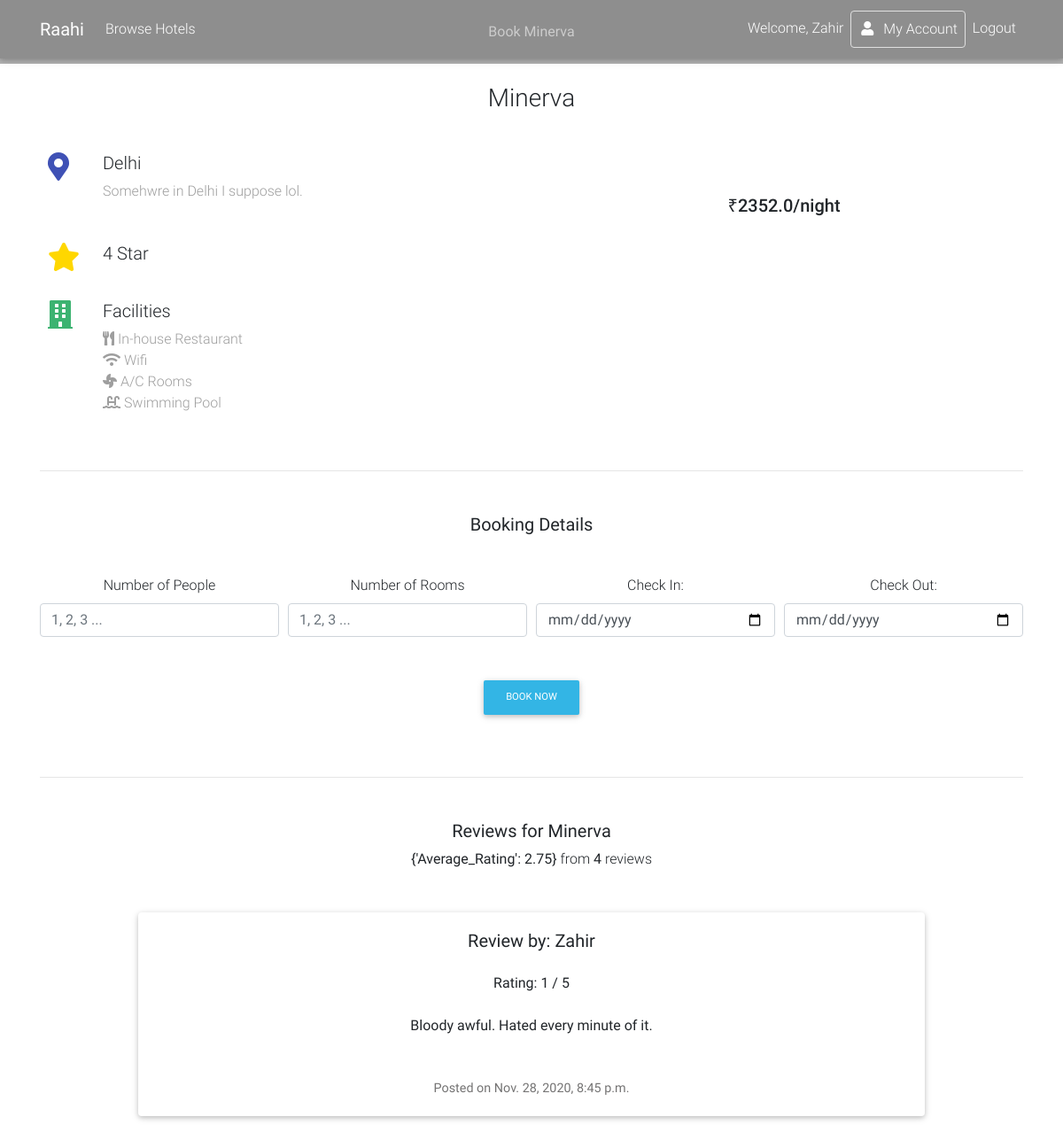
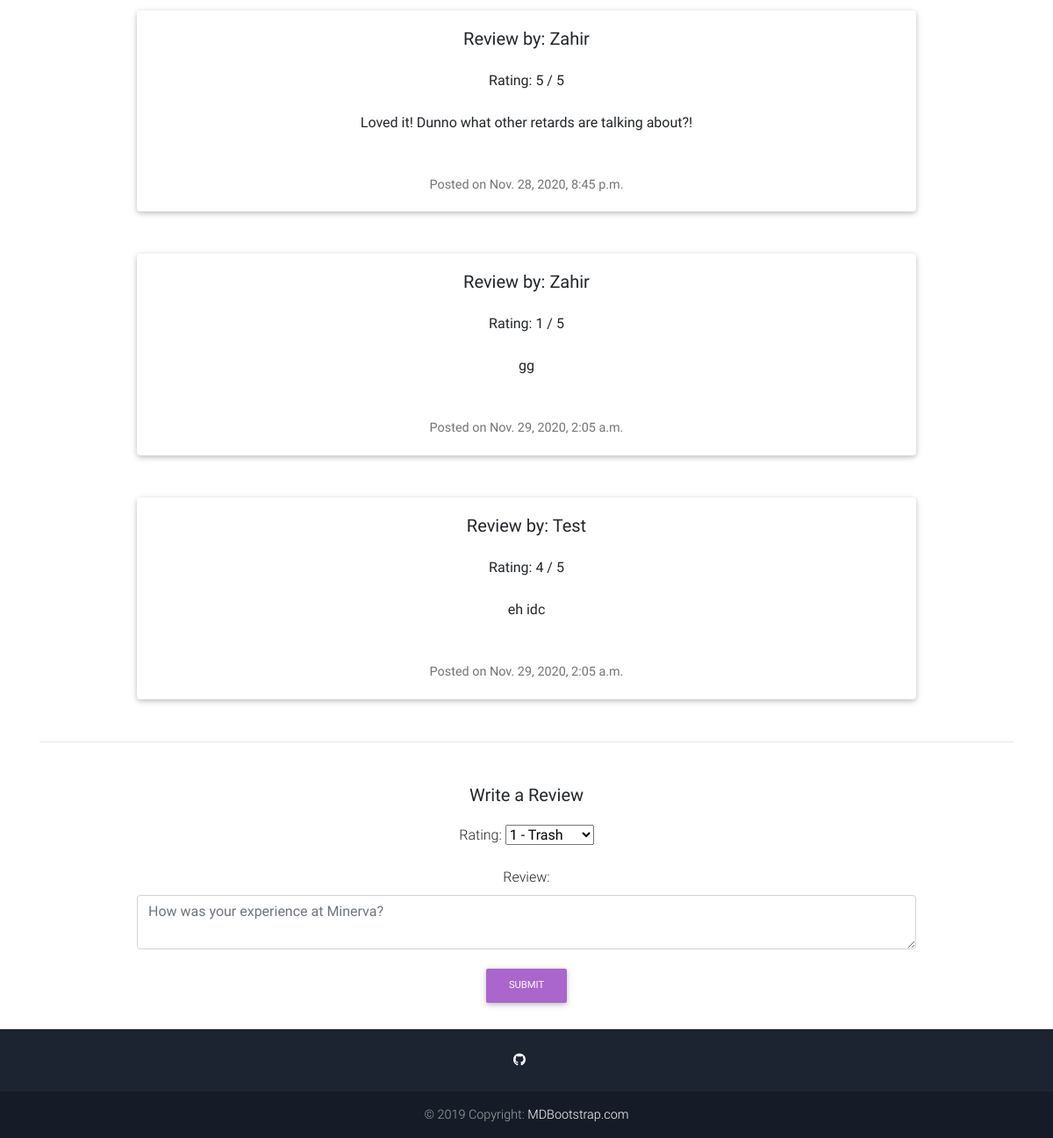
/hotel/3 (signed in), run on the app's committed database (2 pictures, top to bottom).
### main/models.py (models this page shows, shortened)
class Hotel(models.Model):
    hotel_name = models.CharField(max_length=20)
    hotel_city = models.CharField(max_length=20, default="")
    hotel_address = models.CharField(max_length=40, default="")
    hotel_price = models.FloatField(default=0.0)
    hotel_star = models.IntegerField()
    hotel_restaurant = models.BooleanField(default=False)
    hotel_ac = models.BooleanField(default=True)
    hotel_pool = models.BooleanField(default=False)
    hotel_spa = models.BooleanField(default=False)
    hotel_giftshop = models.BooleanField(default=False)
    hotel_wifi = models.BooleanField(default=True)
    hotel_parking = models.BooleanField(default=False)

class Review(models.Model):
    user = models.ForeignKey(User, on_delete=models.CASCADE, null=True)
    hotel = models.ForeignKey(Hotel, on_delete=models.CASCADE, null=True)
    date = models.DateTimeField(auto_now_add=True)
    text = models.TextField(max_length =1000, blank= True)
    rate = models.PositiveSmallIntegerField(choices = RATE_CHOICES)

### main/views.py (the view)
# urls.py: path('hotel/<int:hotel_id>', views.hotelpage, name='hotelpage'),
def hotelpage(request, hotel_id):
    hotel = get_object_or_404(Hotel, pk=hotel_id)
    reviews = Review.objects.filter(hotel=hotel)
    reviews_avg = reviews.aggregate(Average_Rating = Avg('rate'))
    reviews_count = reviews.count()
    if request.method == 'POST':
        rate_form = Rateform(request.POST)
        user = request.user
        if rate_form.is_valid():
            rate = rate_form.save(commit=False)
            rate.user = user
            rate.hotel = hotel
            rate_form.save()
            return redirect('hotelpage', hotel_id)
    else:
            rate_form = Rateform()
    context = {
        'hotel':hotel,
        'reviews':reviews,
        'reviews_avg':reviews_avg,
        'reviews_count':reviews_count,
        'rate_form':rate_form
    }
    return render(request, 'hotel.html', context)

### main/forms.py
class Rateform(forms.ModelForm):
    text = forms.CharField(widget = forms.Textarea(attrs ={'class': 'materialize-textarea'}), required= False)
    rate = forms.ChoiceField(choices= RATE_CHOICES, widget= forms.Select(), required= True)
    class Meta:
        model = Review
        fields = ('text', 'rate')

### main/templates/hotel.html (shortened to what this page needs)
{% extends 'base.html' %}
{% block content %}
<div style="background-image: url('https://media.istockphoto.com/vectors/dark-blue-gradient-background-modern-look-vector-id1174818917?k=6&m=1174818917&s=170667a&w=0&h=_lsiNqZfUBgGOhvJnLl7t6MW7ZWx8YkGhsk7hftOiG4='); ; background-size: cover;">
    <div class="mask rgba-black-light d-flex justify-content-center align-items-center">
      <div class="text-center white-text mx-5 wow fadeIn">
        <p class="mb-4 d-none d-md-block">
          <strong>Book {{hotel.hotel_name}}</strong>
        </p>
      </div>
    </div>
  </div>
<main>
<div class="container">
    <center><h3 style="margin-top: 2%; margin-bottom: 4%">{{hotel.hotel_name}}</h3></center>
    <div class="row wow fadeIn">
        <div class="col-lg-6 col-md-12 px-4">
          <div class="row">
            <div class="col-1 mr-3">
              <i class="fas fa-map-marker-alt fa-2x indigo-text"></i>
            </div>
            <div class="col-10">
              <h5 class="feature-title">{{hotel.hotel_city}}</h5>
              <p class="grey-text">{{hotel.hotel_address}}.</p>
            </div>
          </div>
          <div style="height:30px"></div>
          <div class="row">
            <div class="col-1 mr-3">
              <i class="fas fa-star fa-2x" style="color: gold;"></i>
            </div>
            <div class="col-10">
              <h5 class="feature-title">{{hotel.hotel_star}} Star</h5>
            </div>
          </div>
          <div style="height:30px"></div>
          <div class="row">
            <div class="col-1 mr-3">
              <i class="fas fa-building fa-2x" style="color:mediumseagreen;"></i>
            </div>
            <div class="col-10">
              <h5 class="feature-title">Facilities</h5>
              <p class="grey-text">
                  {% if hotel.hotel_restaurant %}<i class="fas fa-utensils"></i> In-house Restaurant<br>{% endif %}
                  {% if hotel.hotel_wifi %}<i class="fas fa-wifi"></i> Wifi<br>{% endif %}
                  {% if hotel.hotel_ac %}<i class="fas fa-fan"></i> A/C Rooms<br>{% endif %}
                  {% if hotel.hotel_pool %}<i class="fas fa-swimming-pool"></i> Swimming Pool<br>{% endif %}
              </p>
            </div>
          </div>
        </div>
        <div class="col-lg-6 col-md-12">
                <p class="h5 text-center mt-4">₹{{hotel.hotel_price}}/night</p>
        </div>
      </div>
      <hr class="my-5">
    <center>
        {% if request.user.is_authenticated %}
        <h5 style="margin-top: 2%;"><strong>Booking Details</strong></h5>
        <form method="POST" action="{% url 'bookhotel' %}" style="margin-top: 4%;">
         <div class="form-row">
         <div class="form-group col-md-2 col-lg-3">
         <label for="numpeople">Number of People</label>
         <input type="number" min=1 class="form-control" placeholder="1, 2, 3 ..." name="num_people" required>
        </div>
        <div class="form-group col-md-2 col-lg-3">
        <label for="roomnos">Number of Rooms</label>
        <input type="number" min=1 class="form-control" placeholder="1, 2, 3 ..." name="rooms" required>
        </div>
        <div class="form-group col-md-2 col-lg-3">
         <label for="checkin">Check In:</label>
         <input type="date" class="form-control" id="check_in" name="check_in" required>
         </div>
         <div class="form-group col-md-2 col-lg-3">
         <label for="checkout">Check Out:</label>
         <input type="date" class="form-control" id="check_out" name="check_out" required>
         </div>
        </div>
          <button class="btn btn-info btn-md" style="margin-top: 3%; margin-bottom:2%">Book Now</button>
       </form>
       {% else %}
       <h5 style="margin-top: 2%; margin-bottom: 5%">Please <a href="/login/">login</a> to book hotels.</h5>
       {% endif %}
       <hr class="my-5">
       <h5 style="margin-top: 2%;"><strong>Reviews for {{hotel.hotel_name}}</strong></h5>
       {% if reviews %}
       <p><strong>{{ reviews_avg }}</strong> from <strong>{{ reviews_count }}</strong> reviews</p>
       {% for review in reviews %}
       <div class="card mb-5 mt-5" style="width: 80%;">
        <div class="card-body">
          <h5 class="card-title">Review by: {{review.user.first_name}}</h5>
          <p class="card-subtitle mb-2 mt-4">Rating: {{review.rate}} / 5</p>
          <p class="card-subtitle mb-2 mt-4">{{review.text}}</p>
          <p class="card-text mt-5">Posted on {{review.date}}</p>
        </div>
      </div>
       {% endfor %}
      {% else %}
      <h5 style="margin-top: 2%; margin-bottom: 5%">Be the first one to write a review!</h5>
      {% endif %}
       <hr class="my-5">
       <h5 style="margin-top: 2%; margin-bottom:2%"><strong>Write a Review</strong></h5>
      {% if request.user.is_authenticated %}
       <form method="post" action="" id="rate_form" name="rate_form" role="rate_form" style="width: 80%;">
       <div class="form-group" >
         <label for="Rating">Rating:</label>
          {{ rate_form.rate }}
      </div>
      <div class="form-group">
      <label for="review">Review:</label><br>
      <textarea class="form-control" id="text" name="text" placeholder="How was your experience at {{hotel.hotel_name}}?"></textarea>
      </div>
      <button type="submit" name="action" class="btn btn-md btn-secondary">Submit</button>
    </form>
    {% else %}
    <h5 style="margin-top: 2%; margin-bottom: 5%">Please <a href="/login/">login</a> to write a review.</h5>
    {% endif %}
      </center>
</div>
</main>
{% endblock content %}

### main/templates/base.html (shortened to what this page needs)
{% load static %}
<!doctype html>
<html lang="en">
  <head>
    <link rel="stylesheet" href="https://use.fontawesome.com/releases/v5.11.2/css/all.css">
    <link href="{% static 'css/bootstrap.min.css' %}" rel="stylesheet">
    <link href="{% static 'css/mdb.min.css' %}" rel="stylesheet">
    <link href="{% static 'css/style.min.css' %}" rel="stylesheet">
  </head>
  <nav class="navbar fixed-top navbar-expand-lg navbar-dark scrolling-navbar">
    <div class="container">
      <a class="navbar-brand" href="{% url 'home' %}">
        <strong>Raahi</strong>
      </a>
      <div class="collapse navbar-collapse" id="navbarSupportedContent">
        <ul class="navbar-nav mr-auto">
          <li class="nav-item">
            <a class="nav-link" href="{% url 'browsehotel' %}">Browse Hotels</a>
          </li>
        </ul>
        <ul class="navbar-nav nav-flex-icons">
          {% if request.user.is_authenticated %}
          <li class="nav-item">
            <a class="nav-link">Welcome, {{request.user.first_name}}
            </a>
          </li>
          <li class="nav-item">
            <a href="{% url 'myaccount' %}" class="nav-link border border-light rounded">
              <i class="fas fa-user mr-2"></i>My Account
            </a>
          </li>
          <li class="nav-item">
            <a class="nav-link" href="{% url 'logout' %}">Logout
            </a>
          </li>
          {% endif %}
        </ul>
      </div>
    </div>
  </nav>
{% block content %}
{% endblock content %}
<footer class="page-footer text-center font-small mt-4 wow fadeIn">
  <hr class="my-4">
  <div class="pb-4">
       <a href="https://github.com/zahir1509/project-ap-etravel" target="_blank">
      <i class="fab fa-github mr-3"></i>
    </a>
  </div>
  <div class="footer-copyright py-3">
    © 2019 Copyright:
    <a href="https://mdbootstrap.com/education/bootstrap/" target="_blank"> MDBootstrap.com </a>
  </div>
</footer>
<link rel="stylesheet" href="https://ajax.googleapis.com/ajax/libs/jqueryui/1.12.1/themes/smoothness/jquery-ui.css">
</body>
</html>

### data on the page
Hotel: hotel_name "Minerva", hotel_city "Delhi", hotel_address "Somehwre in Delhi I suppose lol", hotel_star "4", hotel_price "2352.0", text "How was your experience at Minerva?"
Review: user.first_name "Zahir", rate "1", text "Bloody awful. Hated every minute of it.", date "Nov. 28, 2020, 8:45 p.m."
Review: user.first_name "Zahir", rate "5", text "Loved it! Dunno what other retards are talking about?!", date "Nov. 28, 2020, 8:45 p.m."
Review: user.first_name "Zahir", rate "1", text "gg", date "Nov. 29, 2020, 2:05 a.m."
Review: user.first_name "Test", rate "4", text "eh idc", date "Nov. 29, 2020, 2:05 a.m."

### other printed values
{{ request.user.first_name }} "Zahir"
{{ reviews_avg }} "{'Average_Rating': 2.75}"
{{ reviews_count }} "4"
